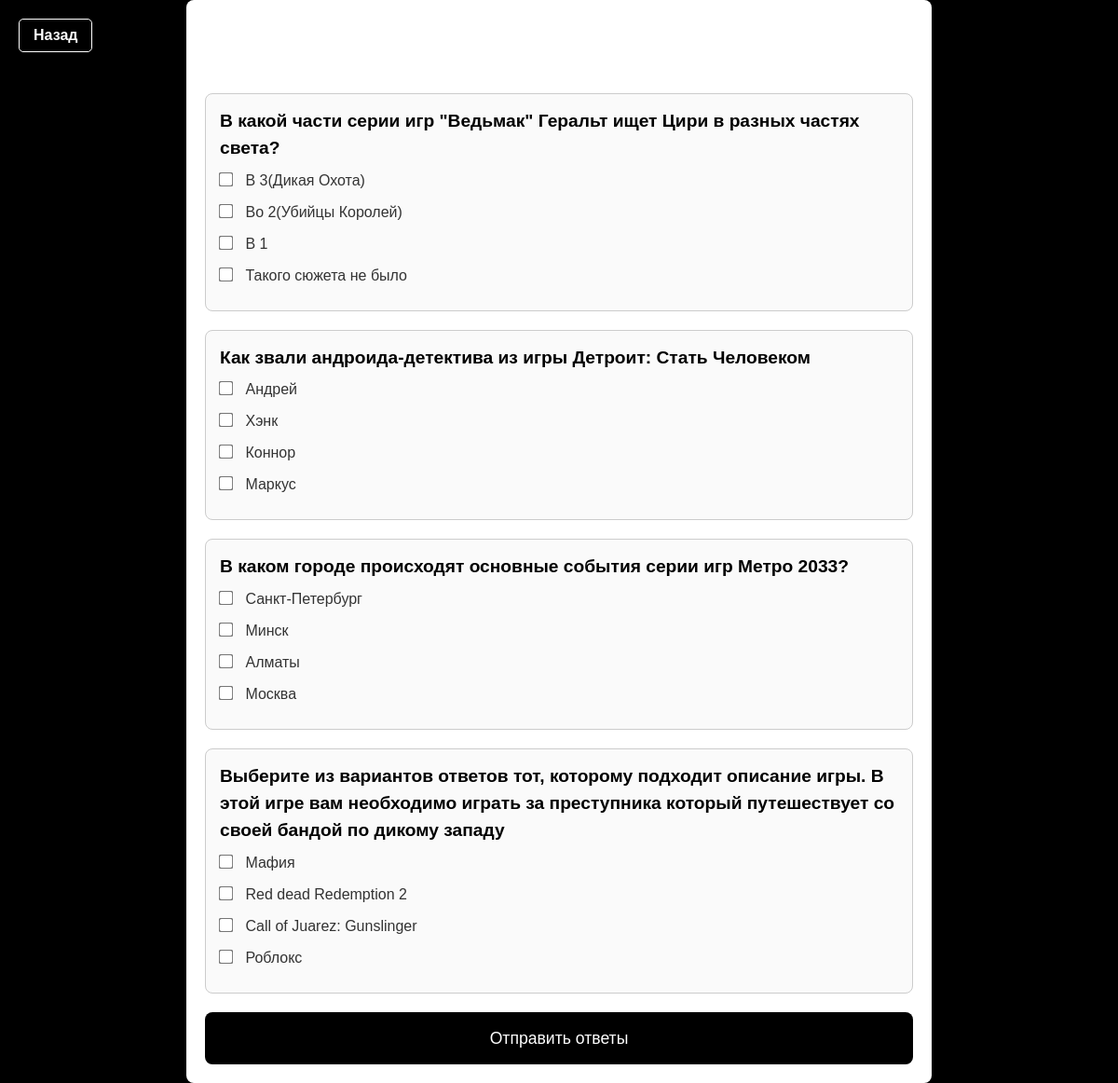
The page /quiz/3/ (signed in) on the database its author committed.
### challenges/models.py (models this page shows, shortened)
class Question(models.Model):
    quiz = models.ForeignKey(Quiz, related_name="questions", on_delete=models.CASCADE, verbose_name="Квиз")
    text = models.TextField(null=True, verbose_name="Текст вопроса")

class Answer(models.Model):
    question = models.ForeignKey(Question, related_name="answers", on_delete=models.CASCADE, verbose_name="Вопрос")
    text = models.CharField(max_length=200, verbose_name="Ответ")
    is_correct = models.BooleanField(default=False, verbose_name="Правильный ответ")

### challenges/views.py (the view, shortened to what this page needs)
# urls.py: path("quiz/<int:quiz_id>/", views.quiz_view, name="quiz_view"),
@login_required
def quiz_view(request, quiz_id):
    quiz = get_object_or_404(Quiz, id=quiz_id)
    coupon_images = quiz.challenge.coupon_images.all()
    form = QuizAnswerForm(request.POST or None)
    success = None
    return render(request, "quiz/quiz.html", {"quiz": quiz, 'form': form, "success": success, "coupon_images": coupon_images})

### challenges/forms.py
class QuizAnswerForm(forms.Form):
    answers = forms.ModelMultipleChoiceField(queryset=Answer.objects.all(), required=True)

### challenges/templates/quiz/quiz.html (shortened to what this page needs)
<!DOCTYPE html>
<html lang="en">
<head>
    <link href="https://cdn.jsdelivr.net/npm/bootstrap@5.3.0/dist/css/bootstrap.min.css" rel="stylesheet">
</head>
<body>
    <a href="{% url 'quiz_list' challenge_id=quiz.challenge.id %}" class="back-button">Назад</a>
    <div class="content">
        <form method="post">
            {% for question in quiz.questions.all %}
                <fieldset>
                    <legend>{{ question.text }}</legend>
                    {% for answer in question.answers.all %}
                        <div class="question-answer">
                            <input type="checkbox" name="answers" value="{{ answer.id }}" id="answer-{{ answer.id }}">
                            <label for="answer-{{ answer.id }}">{{ answer.text }}</label>
                        </div>
                    {% endfor %}
                </fieldset>
            {% endfor %}
            <button type="submit">Отправить ответы</button>
        </form>
    </div>
</body>
</html>

### challenges/templates/quiz/quiz.html (style rules this page uses)
body { font-family: Arial, sans-serif; background-color: #000; color: #fff; margin: 0; padding: 0; }
.back-button { position: absolute; top: 20px; left: 20px; background-color: transparent; color: #fff; border: 1px solid #fff; padding: 5px 15px; border-radius: 5px; text-decoration: none; font-weight: bold; transition: background-color 0.3s, color 0.3s; }
.content { max-width: 800px; margin: 0 auto; padding: 20px; background-color: #fff; border-radius: 8px; box-shadow: 0 2px 8px rgba(0, 0, 0, 0.1); }
fieldset { border: 1px solid #ccc; padding: 15px; margin-bottom: 20px; border-radius: 8px; background-color: #fafafa; }
legend { font-weight: bold; font-size: 1.2rem; color: #000; }
.question-answer { margin: 10px 0; }
.question-answer input[type="checkbox"] { margin-right: 10px; transform: scale(1.2); }
.question-answer label { font-size: 1rem; color: #333; cursor: pointer; }
button[type="submit"] { width: 100%; padding: 15px; background-color: #000; color: #fff; font-size: 1.1rem; border: none; border-radius: 8px; cursor: pointer; transition: background-color 0.3s ease; }

### rows shown on the page
Question: text "В какой части серии игр \"Ведьмак\" Геральт ищет Цири в разных частях света?"
Answer: text "В 3(Дикая Охота)"
Answer: text "Во 2(Убийцы Королей)"
Answer: text "В 1"
Answer: text "Такого сюжета не было"
Question: text "Как звали андроида-детектива из игры Детроит: Стать Человеком"
Answer: text "Андрей"
Answer: text "Хэнк"
Answer: text "Коннор"
Answer: text "Маркус"
Question: text "В каком городе происходят основные события серии игр Метро 2033?"
Answer: text "Санкт-Петербург"
Answer: text "Минск"
Answer: text "Алматы"
Answer: text "Москва"
Question: text "Выберите из вариантов ответов тот, которому подходит описание игры. В этой игре вам необходимо играть за преступника который путешествует со своей бандой по дикому западу"
Answer: text "Мафия"
Answer: text "Red dead Redemption 2"
Answer: text "Call of Juarez: Gunslinger"
Answer: text "Роблокс"
